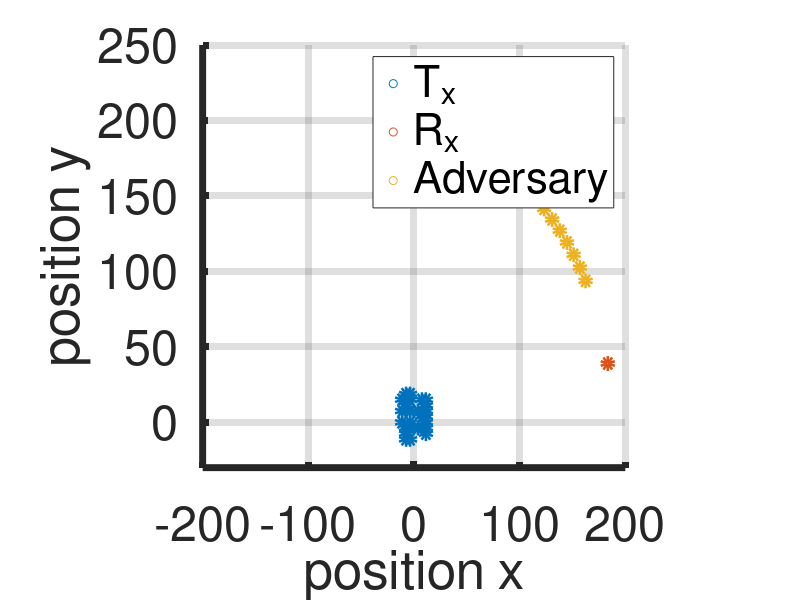

Recreate this plot in MATLAB.
clc
clear all
close all

%%
lambda = 7.5;                       % inter agent spacing?
k = (2.*pi)./lambda;                % wave number
for i=1:60                          % randomize inital positions of agents
    if rand<0.5
        xm(i,:) = (mod(i,7)-3)*1;
        ym(i,:) = (ceil(i/7)-4)*1;
    end
end
ind = find(xm);                     % filter out any agents initialized at the origin
xm = xm(ind);
ym = ym(ind);
xm = xm*lambda/2;
ym = ym*lambda/2;
s = 20;                             % numer of sectors to look at
f = [5;1*ones(s,1)]/10;             % set magnitude of des'd beampower at each receiver
rho = [50*lambda/2*ones(1,1);50*lambda/2*ones(s/2,1);60*lambda/2*ones(s/2,1)]; % get distance from transmitter to receiver
theta = pi./15;                         % angle of allied reciever
theta_sec = linspace(pi./6,3*pi./6,s);  % divide workspace into 30deg sectors
theta = [theta;theta_sec'];             % make list of all receiver posns
N_a = length(xm);                       % only count remaining agents
N_s = length(rho);                      % want to sample transmitted strength to each receiver
mu = 2;                                 % 

%%
d = zeros(N_a,N_s);     % init fading parameters
zeta = zeros(N_a,N_s);
for m=1:N_a
    for i=1:N_s
        d(m,i) = norm([xm(m,:);ym(m,:)]-rho(i,:).*[cos(theta(i,:));sin(theta(i,:))]);   % fading parameter 1 is distance
        zeta(m,i) = k*(xm(m,:)*cos(theta(i,:)) + ym(m,:)*sin(theta(i,:)) + d(m,i));     % phase offset due to distance
    end
end

%%
scatter(xm,ym,'LineWidth',5) % plot workspace with agents
hold on
grid on
set(gca, 'LineWidth', 5, 'FontSize', 35)
scatter(rho(1).*cos(theta(1)),rho(1).*sin(theta(1)),'LineWidth',5)
scatter(rho(2:end).*cos(theta(2:end)),rho(2:end).*sin(theta(2:end)),'LineWidth',5)
xlabel('position x')
ylabel('position y')
axis('square')
xlim([-200 200])
ylim([-30 250])
legend('T_x','R_x','Adversary')